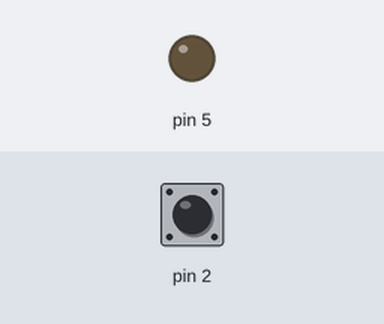
A sketch run on a simulated Arduino Uno, built with avr-gcc and run on an emulated ATmega328P. Parts: output pins drawn as LEDs (lit = HIGH). The inputs (shaded band) are chosen by the test bench; at power-on: pin 2 HIGH.

Above: at 1.2 s.
1.3 s: pin 2 pulled LOW for 0.15 s
At 1.37 s:
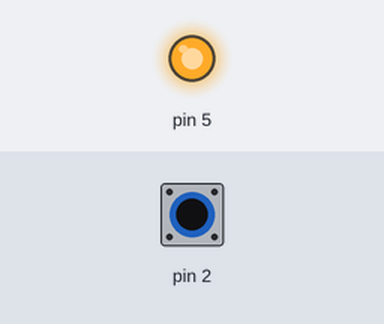
2.9 s: pin 2 pulled LOW for 3.2 s
At 7.4 s:
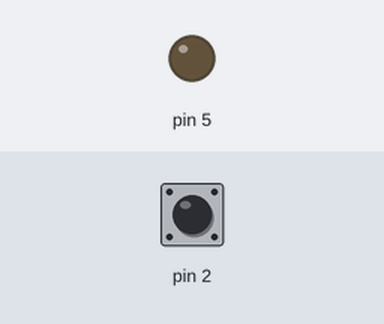
Timing chart, 0 to 8.9 s (numbered marks = the images above; inputs shaded):
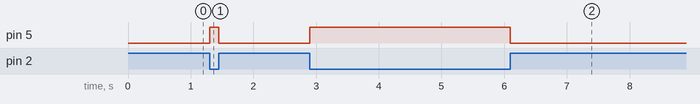

The sketch:

ButtonLED.ino
```cpp
void setup() {
  // initialize D2 as Input port with internal pull-up resistor enabled.
  pinMode(2, INPUT_PULLUP);
  // initialize D5 as Output port.
  pinMode(5, OUTPUT);
}

void loop() {
  int sensorValue = digitalRead(2);
  if(sensorValue)
{
  digitalWrite(5, LOW);   // turn the LED off
}
  else
  digitalWrite(5, HIGH);    // turn the LED on
}
```

Measured:
- after the input at 1.3 s, pin 5: LOW → HIGH at once, → LOW 0.15 s later
- after the input at 2.9 s, pin 5: LOW → HIGH at once, → LOW 3.2 s later
